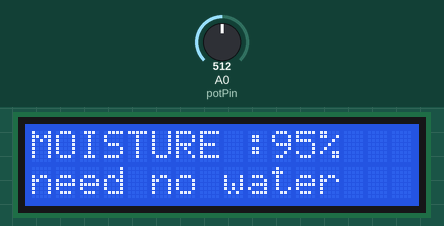
This sketch was run on a simulated Arduino Uno, built with avr-gcc and run on an emulated ATmega328P. Shown: 16×2 character LCD. The test bench sets the inputs (shaded band); at power-on: A0 (potPin) = 512. What the sketch prints to the serial monitor is not drawn.

Above: at 1.2 s.
1.3 s: A0 (potPin) set to 696
At 1.9 s:
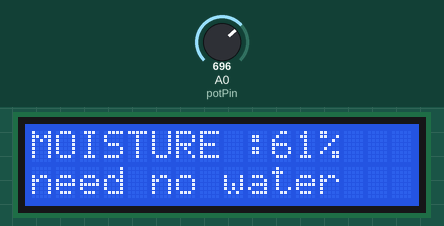
2.8 s: A0 (potPin) set to 718
At 3.4 s:
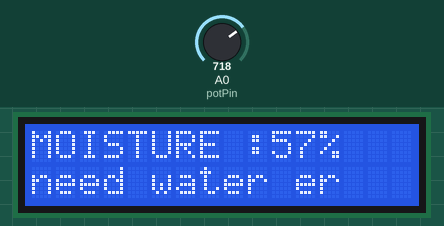
4.4 s: A0 (potPin) set to 956
At 4.8 s:
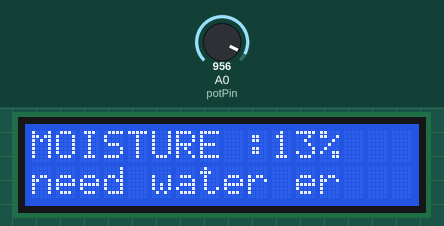
5.9 s: A0 (potPin) set to 992
At 6.9 s:
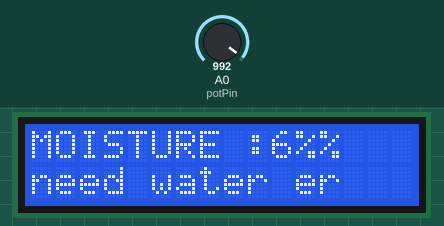
Timing chart, 0 to 8.4 s (numbered marks = the images above; inputs shaded):
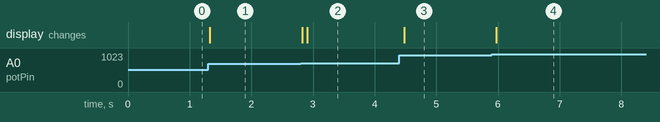

The sketch:

soil_sensor.ino
```cpp
#include <LiquidCrystal.h>
  LiquidCrystal lcd(12,11,7,6,5,4);

  int potPin = A0;
  int soil=0;

void setup(){
   lcd.begin(16,2);
   lcd.print("MOISTURE : ");
   Serial.begin(9600);
}

void loop(){
   int soil = analogRead(potPin);
   soil = constrain(soil, 485, 1023);
   soil = map(soil, 485, 1023, 100, 0);
   lcd.setCursor(10,0);
   lcd.print(soil);
   lcd.print("%");
   Serial.print("%");
    Serial.println(soil);
 lcd.setCursor(0,1);
   if(soil >= 60){
    lcd.print("need no water");

   }else{
     lcd.print("need water");
   }
   delay(75);
   lcd.print(" ");
   delay(1);
 }
```

Measured:
- the behaviour switches between 705 and 706 on A0 (potPin) (found by bisection; images 1 and 2)
- the behaviour switches between 974 and 975 on A0 (potPin) (found by bisection; images 3 and 4)
- after the input at 1.3 s, the display: changes at once (image 1)
- after the input at 2.8 s, the display: first changes at once (image 2 shows a later state)
- after the input at 4.4 s, the display: changes after 0.08 s (image 3)
- after the input at 5.9 s, the display: changes after 0.07 s (image 4)
